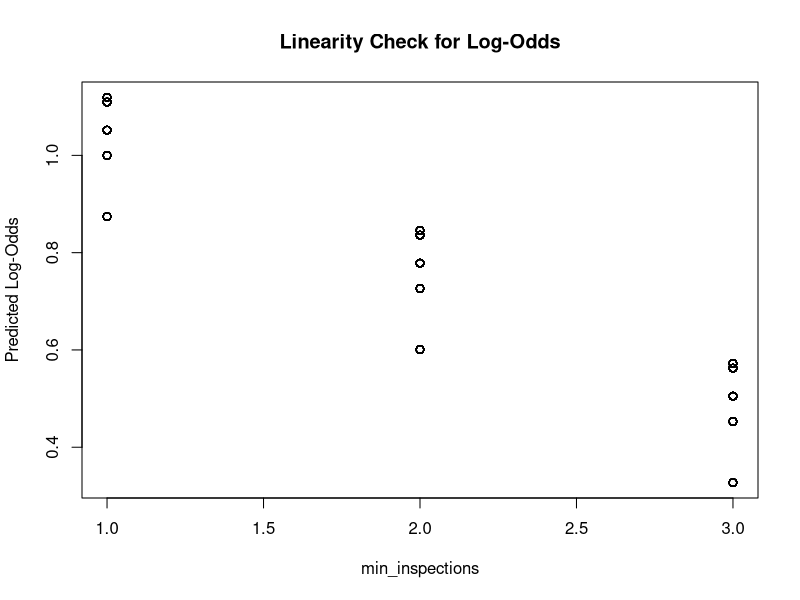

Source code (R): (Note: this script raises an error after producing the figure.)
#### Preamble ####
# Purpose: Make models of the data to generate inferential statistics
# Author: Michelle Ji
# Date: 12 November 2024
# Contact: michelle.ji@mail.utoronto.ca
# Prerequisite:  Run 02-download_data.R, 03-clean_data.R

#### Work space set up ####
library(tidyverse)
library(VGAM)
library(car)
dinesafe_data <- read_csv("data/02-analysis_data.csv")


#### Model ####
# convert categorical variables into factor
dinesafe_data$severity <- as.factor(dinesafe_data$severity) 
dinesafe_data$establishment_type <- as.factor(dinesafe_data$establishment_type)


# Relevel to use "minor" as reference level
dinesafe_data$severity <- relevel(dinesafe_data$severity, ref = "M - Minor")
# fit multinomial logistic regression model
dinesafe_model <- vglm(severity ~ min_inspections + establishment_type, 
                       data = dinesafe_data, family = multinomial)
# Check the updated factor levels
levels(dinesafe_data$severity)

summary(dinesafe_model)

#### Model Validation ####
# independence of observations
# we can assume independent observations since each of the observations is a separate
# restaurant or individual violation of dinesafe. the restaurants 
# do not have any relationship with each other

# linearity in log odds -- we see a linear relationship with the numerical variable
# of min_inspections to log odds. the vertical lines are due to the fact that min_inspections only takes 3 possible distinct values 
# we likely can only use this to check since the other predictor is categorical

dinesafe_data$min_inspections <- as.numeric(as.character(dinesafe_data$min_inspections))
fitted_probs <- fitted(dinesafe_model, type = "response")
log_odds <- log(fitted_probs[, 1] / fitted_probs[, 3])

plot(dinesafe_data$min_inspections, log_odds, 
     xlab = "min_inspections", ylab = "Predicted Log-Odds", 
     main = "Linearity Check for Log-Odds")


# no multicollinearity

#if we look at the correlation, the only concern is between min_inspections3 and min_inspections2. 
# however, they are the same variable, R is just treating them as different for the sake of their 
# different levels. we can say that there is not significant multicollinearity with the model. 

#make dummies so that we can look at establishment_type as "numerical" to look at correlation/multicollinearity
dummies <- model.matrix(severity ~ min_inspections + establishment_type - 1, data = dinesafe_data)
lm_model <- lm(severity ~ dummies, data = dinesafe_data)
cor(dummies)


# sufficient sample size
# there are 18,771 observations so the sample size is sufficient enough

# can look at residual deviance to see if model is reasonable
null_model <- vglm(severity ~ 1, family = multinomial(), data = dinesafe_data)
deviance_null <- deviance(null_model)  # Null model deviance
deviance_model <- deviance(dinesafe_model)  # Your model deviance
difference <- deviance_null - deviance_model
difference

df_difference <- 2
# Calculate p-value using chi-squared distribution
p_value <- 1 - pchisq(difference, df = df_difference)
p_value

# p value is 0, meaning that the model is better than the null model with 
# a very small chance that the observed improvement in deviance is due to random chance


#### Save Model ####
saveRDS(
  dinesafe_model,
  file = "models/dinesafe_model.rds"
)
